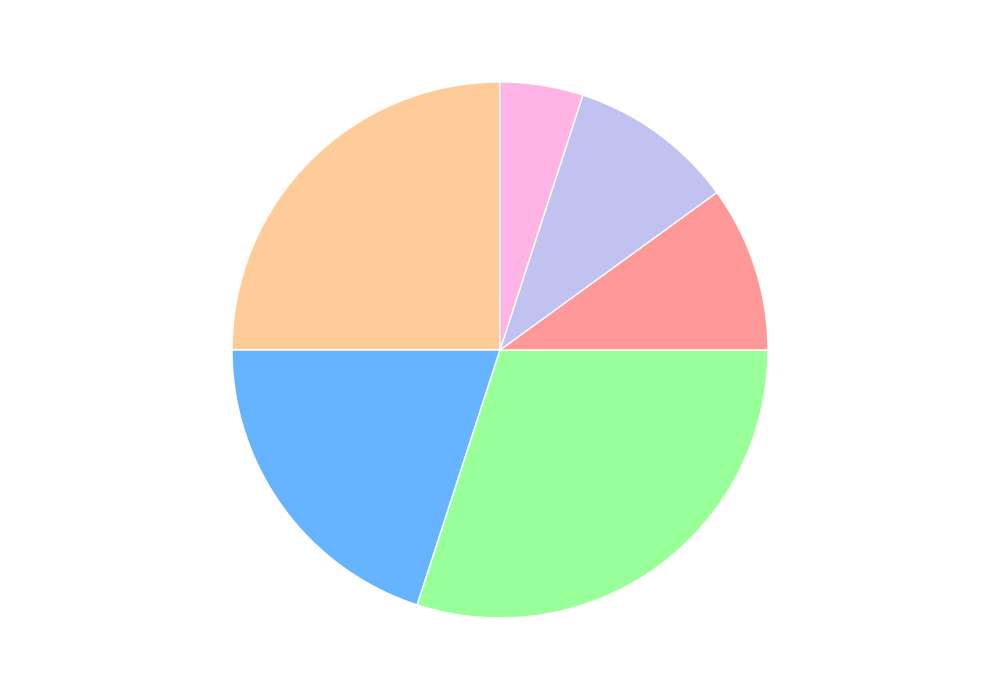

The Python source for this figure:
import matplotlib.pyplot as plt

# Define the data
percentages = [25, 20, 30, 10, 10, 5]

# Colors for the segments
colors = ['#ffcc99', '#66b3ff', '#99ff99', '#ff9999', '#c2c2f0', '#ffb3e6']

# Create pie chart
fig, ax = plt.subplots(figsize=(10, 7))

# Creating the pie chart without labels or percent texts
ax.pie(
    percentages,
    startangle=90,
    colors=colors,
    wedgeprops=dict(edgecolor='w')
)

# Adjust layout to prevent overlap
plt.tight_layout()

# Display the pie chart
plt.show()
